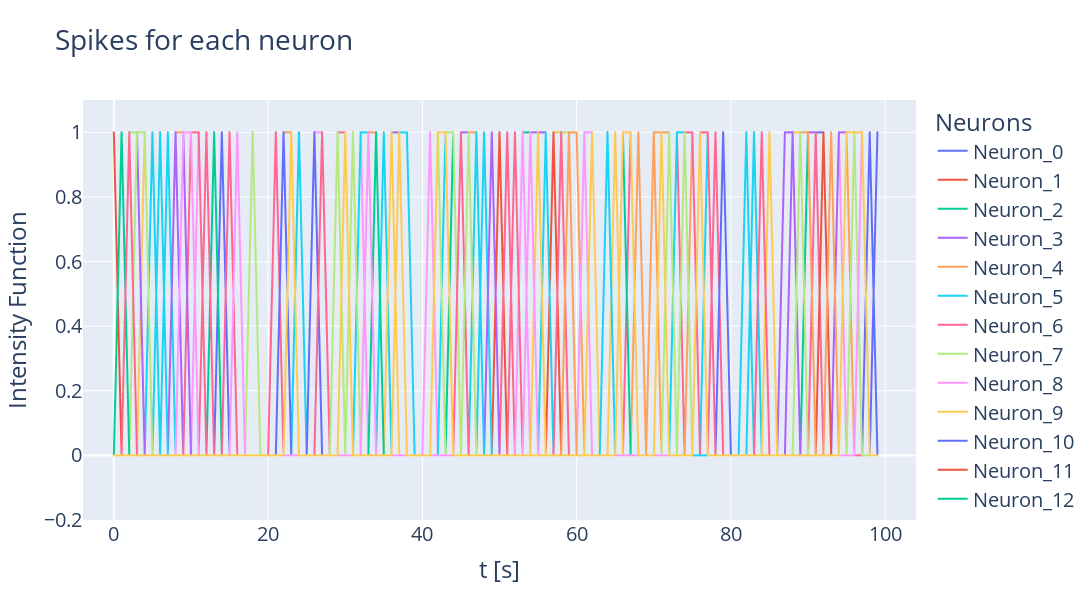

The code cell stored with this chart in its notebook:
### Code cell
import pandas as pd 
import plotly.express as px
import matplotlib

df_spikes = pd.DataFrame([])

df_spikes = pd.concat([pd.DataFrame(neuron_spike[i, :]) for i in range(N)], axis=1)
df_spikes.columns = [f'Neuron_{i}' for i in range(N)]
  
df_spikes['t[s]'] = np.arange(0,T,1)
  
  
fig = px.line(df_spikes , x='t[s]', title='Spikes for each neuron', y= df_spikes.columns[:-1],
              labels={'value':'Intensity Function', 'variable':'Neurons', 't[s]':'t [s]'},
              markers=False, height=600, width=1200)

fig.update_layout(font=dict(size=20), xaxis_range=([-4,104]), yaxis_range=([-0.2,1.1]))
fig.show()
